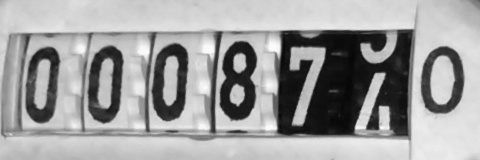
#> input picture trainset_originals/2016-05-02_17_00.jpg, 480 x 160 px; its folder holds only this picture in this run
$ python -i preprocessor.py   (imports and definitions only)   (older library calls are emulated)
#> lines starting #> are read from the running program, lines starting #| are printed output that depends on the picture; after the words box and inside, x2 and y2 are one past the last pixel; in counts of white or black regions, pixels touching at a corner belong together
import cv2
import numpy as np
import matplotlib.pyplot as plt
import pathlib


class OCRError(Exception):
    pass


def get_contours(img):
    # img_gray = cv2.cvtColor(img, cv2.COLOR_BGR2GRAY)
    edges = cv2.Canny(img, 235, 250, apertureSize=3, L2gradient=True)
    # print('edges:', edges)
    images, contours, hierarchy = cv2.findContours(edges.copy(), cv2.RETR_LIST, cv2.CHAIN_APPROX_SIMPLE)
    # images, contours, hierarchy = cv2.findContours(edges.copy(), cv2.RETR_TREE, cv2.CHAIN_APPROX_SIMPLE)
    return filter_(contours)


def filter_(contours):
    contours_dict = dict()
    for cont in contours:
        x, y, w, h = cv2.boundingRect(cont)
        area = cv2.contourArea(cont)
        if 10 < area and 10 < w and h > 5:
            contours_dict[(x, y, w, h)] = cont
    return sorted(contours_dict.values(), key=cv2.boundingRect)


def to_contours_image(contours, ref_image):
    blank_background = np.zeros_like(ref_image)
    img_contours = cv2.drawContours(blank_background, contours, -1, (255, 255, 255), thickness=2)
    return img_contours


def is_overlapping_horizontally(box1, box2):
    x1, _, w1, _ = box1
    x2, _, _, _ = box2
    if x1 > x2:
        return is_overlapping_horizontally(box2, box1)
    return (x2 - x1) < w1


def merge(box1, box2):
    assert is_overlapping_horizontally(box1, box2)
    x1, y1, w1, h1 = box1
    x2, y2, w2, h2 = box2
    x = min(x1, x2)
    w = max(x1 + w1, x2 + w2) - x
    y = min(y1, y2)
    h = max(y1 + h1, y2 + h2) - y
    return x, y, w, h


def get_windows(contours):
    """return List[Tuple[x: Int, y: Int, w: Int, h: Int]]"""
    boxes = []
    for cont in contours:
        box = cv2.boundingRect(cont)
        if not boxes:
            boxes.append(box)
        else:
            if is_overlapping_horizontally(boxes[-1], box):
                last_box = boxes.pop()
                merged_box = merge(box, last_box)
                boxes.append(merged_box)
            else:
                boxes.append(box)
    return boxes


def to_digit_images(img):
    contours = get_contours(img)
    image_contours = to_contours_image(contours, img)
    windows = get_windows(contours)
    if len(windows) != 7:
        raise OCRError
    xs = [image_contours[y:y+h, x:x+w] for (x, y, w, h) in windows]
    return xs


def file2files(fpath):
    img = cv2.imread(fpath.as_posix(), cv2.IMREAD_GRAYSCALE)
    print('img.shape', img.shape)
    rois = to_digit_images(img)
    for i, digit_img in enumerate(rois):
        outfilepath = fpath.with_name(fpath.stem + ('_%d' % i) + '.png')
        cv2.imwrite(outfilepath.as_posix(), digit_img)


def batch(data_dir='/Users/yamato/OneDrive/MyCode/WaterMeterReading/trainset_extra'):
    p = pathlib.Path(data_dir)
    paths = p.glob('*.jpg')
    for fpath in paths:
        print('  ...processing', fpath.name)
        try:
            file2files(fpath)
        except OCRError:
            print('     [OCR ERROR]', fpath)
            continue


# [2 lines not run here, left out]

>>> import cv2
>>> picture = cv2.imread('trainset_originals/2016-05-02_17_00.jpg')
#> picture is the input picture: shape (160, 480, 3); min 6, max 253, mean 157.4
>>> result = to_digit_images(picture)
#> in get_contours, `edges = cv2.Canny(img, 235, 250, apertureSize=3, L2gradient=True)`:
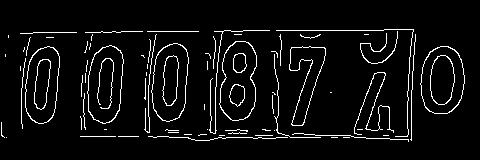
#> edges: shape (160, 480); 5.5% white in thin lines or dots, all inside (x1, y1, x2, y2) = (1, 29, 465, 142)
#> in get_contours, `images, contours, hierarchy = cv2.findContours(edges.copy(), cv2.RETR_..`: contours = 87 contours, 63 with area under 20; largest, box (x1, y1, x2, y2) and area: (420, 46, 465, 114) 2377, (420, 46, 465, 114) 2343, (219, 41, 257, 121) 2326, (151, 43, 189, 122) 2280, (219, 41, 257, 121) 2278
#> the loop in filter_, `for cont in contours:` made 87 passes
#> (x, y, w, h, area) on passes 29, 30, 34, 40, 41, 44, 45, 46, 47, 50, 52, 55: (229, 84, 16, 23, 235), (229, 84, 16, 23, 246.5), (354, 72, 40, 63, 21), (34, 59, 17, 51, 564.5), (34, 59, 17, 51, 576.5), (430, 55, 25, 50, 935), (162, 55, 17, 51, 599.5), (430, 55, 25, 50, 954), (162, 55, 17, 51, 610.5), (233, 53, 14, 20, 197.5), (233, 53, 14, 20, 208.5), (420, 46, 45, 68, 2343)
#> after the loop in filter_, `for cont in contours:`: contours_dict = 13 items
#> in to_digit_images, `contours = get_contours(img)`: contours = 13 contours; largest, box (x1, y1, x2, y2) and area: (420, 46, 465, 114) 2377, (219, 41, 257, 121) 2326, (151, 43, 189, 122) 2280, (87, 45, 124, 124) 2220, (25, 46, 60, 124) 2102
#> in to_contours_image, `img_contours = cv2.drawContours(blank_background, contours, -1, (255, ..`:
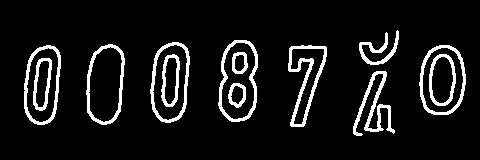
#> img_contours: shape (160, 480, 3); 8.8% white; 13 white regions, largest, box (x1, y1, x2, y2) and area: (288, 45, 327, 127) 831, (353, 71, 395, 136) 760, (218, 40, 258, 122) 683
#> the loop in get_windows, `for cont in contours:` made 13 passes
#> (box, last_box, y1 in merge, h1 in merge, y2 in merge) on pass 11: ((360, 31, 38, 33), (354, 72, 40, 63), 31, 33, 72)
#> (box, y1 in merge, h1 in merge, y2 in merge, w2 in merge) on passes 2, 5, 7, 8, 13: ((34, 59, 17, 51), 59, 51, 46, 35), ((162, 55, 17, 51), 55, 51, 43, 38), ((229, 84, 16, 23), 84, 23, 41, 38), ((233, 53, 14, 20), 53, 20, 41, 38), ((430, 55, 25, 50), 55, 50, 46, 45)
#> after the loop in get_windows, `for cont in contours:`: boxes = [(25, 46, 35, 78), (87, 45, 37, 79), (151, 43, 38, 79), (219, 41, 38, 80), (289, 46, 37, 80), (354, 31, 44, 104), (420, 46, 45, 68)]
#> in to_digit_images, `windows = get_windows(contours)`: windows has the same summary as boxes in get_windows
#> in to_digit_images, `xs = [image_contours[y:y+h, x:x+w] for (x, y, w, h) in windows]`: xs = 7 items
#> result = 7 items

$ run again, on trainset_originals/2016-05-06_17_00.jpg
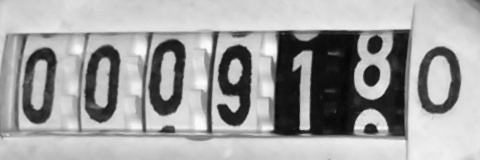
#> input picture trainset_originals/2016-05-06_17_00.jpg, 480 x 160 px
#> picture is the input picture: shape (160, 480, 3); min 5, max 254, mean 160.6
#> in get_contours, `edges = cv2.Canny(img, 235, 250, apertureSize=3, L2gradient=True)`:
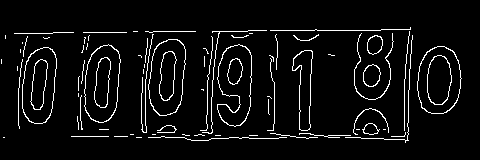
#> edges: shape (160, 480); 5.6% white in thin lines or dots, all inside (x1, y1, x2, y2) = (1, 27, 462, 143)
#> in get_contours, `images, contours, hierarchy = cv2.findContours(edges.copy(), cv2.RETR_..`: contours = 91 contours, 62 with area under 20; largest, box (x1, y1, x2, y2) and area: (417, 46, 462, 114) 2372, (417, 46, 462, 114) 2336, (148, 39, 186, 116) 2248, (148, 39, 186, 116) 2218, (84, 44, 121, 123) 2215
#> the loop in filter_, `for cont in contours:` made 91 passes
#> (x, y, w, h, area) on passes 19, 20, 31, 32, 35, 36, 37, 41: (363, 123, 16, 12, 115.5), (362, 123, 18, 12, 124), (363, 64, 18, 23, 277.5), (363, 64, 18, 23, 295.5), (30, 59, 18, 51, 569.5), (227, 58, 16, 27, 274), (30, 59, 18, 51, 580.5), (227, 58, 16, 27, 287)
#> after the loop in filter_, `for cont in contours:`: contours_dict = 17 items
#> in to_digit_images, `contours = get_contours(img)`: contours = 17 contours, 1 with area under 20; largest, box (x1, y1, x2, y2) and area: (417, 46, 462, 114) 2372, (148, 39, 186, 116) 2248, (84, 44, 121, 123) 2215, (22, 47, 57, 124) 2099, (217, 44, 252, 127) 2066
#> in to_contours_image, `img_contours = cv2.drawContours(blank_background, contours, -1, (255, ..`:
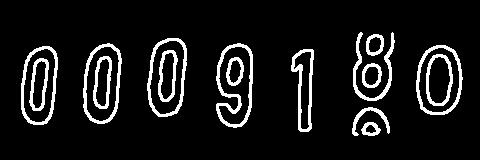
#> img_contours: shape (160, 480, 3); 9.2% white; 16 white regions, largest, box (x1, y1, x2, y2) and area: (216, 43, 253, 128) 823, (83, 43, 122, 124) 640, (147, 38, 187, 117) 636
#> the loop in get_windows, `for cont in contours:` made 17 passes
#> (box, last_box, y1 in merge, h1 in merge, y2 in merge) on pass 11: ((354, 33, 40, 67), (353, 108, 36, 27), 33, 67, 108)
#> after the loop in get_windows, `for cont in contours:`: boxes = [(22, 47, 35, 77), (84, 44, 37, 79), (148, 39, 38, 77), (217, 44, 35, 83), (292, 50, 21, 81), (353, 33, 41, 102), (417, 46, 45, 68)]
#> windows has the same summary as boxes in get_windows
#> xs = 7 items
